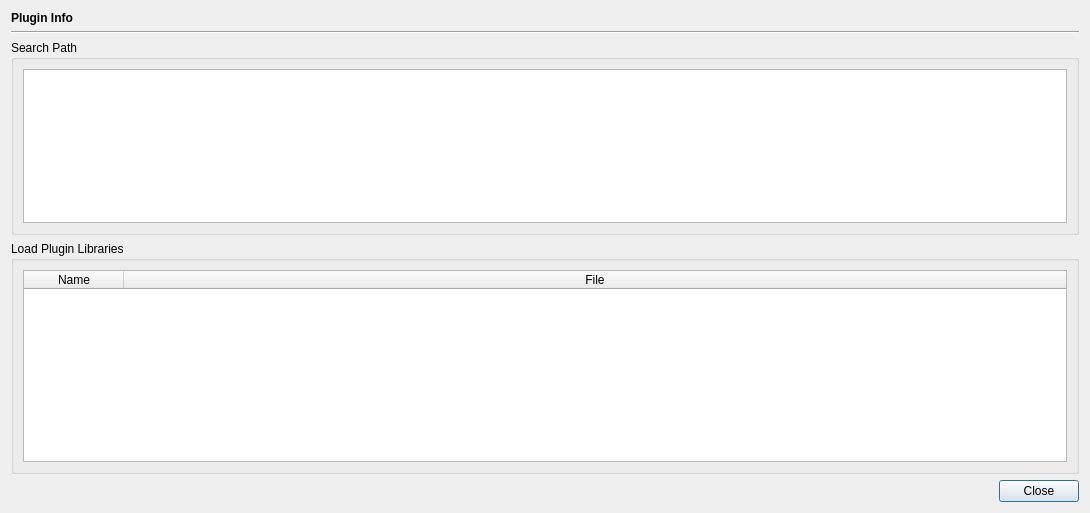
<?xml version="1.0" encoding="UTF-8"?>
<ui version="4.0">
 <class>PluginInfoDialog</class>
 <widget class="QDialog" name="PluginInfoDialog">
  <property name="geometry">
   <rect>
    <x>0</x>
    <y>0</y>
    <width>1090</width>
    <height>513</height>
   </rect>
  </property>
  <property name="windowTitle">
   <string>Dialog</string>
  </property>
  <layout class="QVBoxLayout" name="verticalLayout">
   <item>
    <widget class="QLabel" name="titleLabel">
     <property name="font">
      <font>
       <bold>true</bold>
      </font>
     </property>
     <property name="text">
      <string>Plugin Info</string>
     </property>
    </widget>
   </item>
   <item>
    <widget class="Line" name="line">
     <property name="orientation">
      <enum>Qt::Horizontal</enum>
     </property>
    </widget>
   </item>
   <item>
    <widget class="QGroupBox" name="groupBox">
     <property name="title">
      <string>Search Path</string>
     </property>
     <layout class="QVBoxLayout" name="verticalLayout_2">
      <item>
       <widget class="QListWidget" name="searchPathWidget"/>
      </item>
     </layout>
    </widget>
   </item>
   <item>
    <widget class="QGroupBox" name="groupBox_2">
     <property name="sizePolicy">
      <sizepolicy hsizetype="Preferred" vsizetype="MinimumExpanding">
       <horstretch>0</horstretch>
       <verstretch>1</verstretch>
      </sizepolicy>
     </property>
     <property name="title">
      <string>Load Plugin Libraries</string>
     </property>
     <layout class="QVBoxLayout" name="verticalLayout_3">
      <item>
       <widget class="QTableWidget" name="libraryTableWidget">
        <attribute name="horizontalHeaderStretchLastSection">
         <bool>true</bool>
        </attribute>
        <column>
         <property name="text">
          <string>Name</string>
         </property>
        </column>
        <column>
         <property name="text">
          <string>File</string>
         </property>
        </column>
       </widget>
      </item>
     </layout>
    </widget>
   </item>
   <item>
    <widget class="QDialogButtonBox" name="buttonBox">
     <property name="orientation">
      <enum>Qt::Horizontal</enum>
     </property>
     <property name="standardButtons">
      <set>QDialogButtonBox::Close</set>
     </property>
    </widget>
   </item>
  </layout>
 </widget>
 <resources/>
 <connections>
  <connection>
   <sender>buttonBox</sender>
   <signal>accepted()</signal>
   <receiver>PluginInfoDialog</receiver>
   <slot>accept()</slot>
   <hints>
    <hint type="sourcelabel">
     <x>248</x>
     <y>254</y>
    </hint>
    <hint type="destinationlabel">
     <x>157</x>
     <y>274</y>
    </hint>
   </hints>
  </connection>
  <connection>
   <sender>buttonBox</sender>
   <signal>rejected()</signal>
   <receiver>PluginInfoDialog</receiver>
   <slot>reject()</slot>
   <hints>
    <hint type="sourcelabel">
     <x>316</x>
     <y>260</y>
    </hint>
    <hint type="destinationlabel">
     <x>286</x>
     <y>274</y>
    </hint>
   </hints>
  </connection>
 </connections>
</ui>
